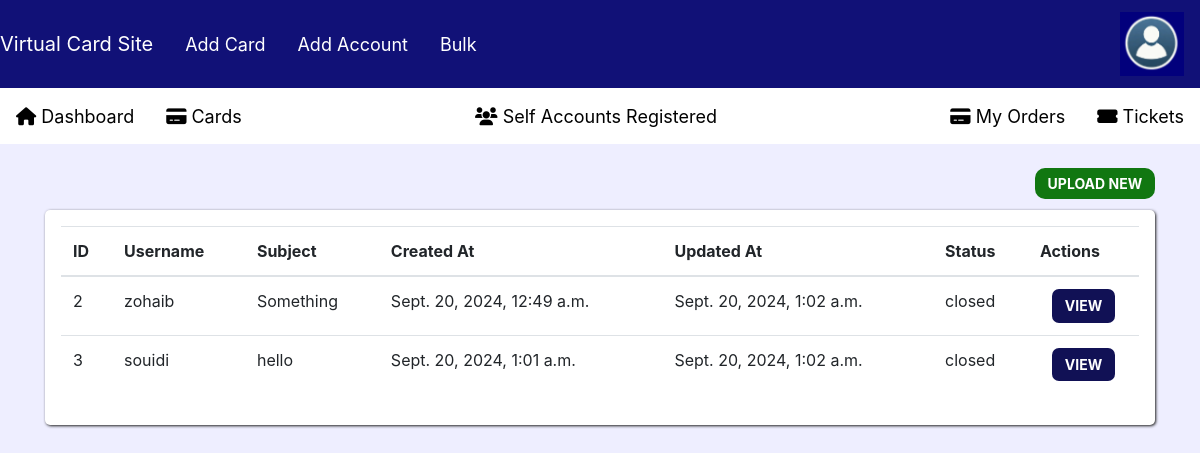
Screenshot of /tickets/ (signed in) with the database file from the repository.
### cards/models.py (models this page shows, shortened)
class SupportTicket(models.Model):
    STATUS_CHOICES = [
        ('started', 'Started'),
        ('in_progress', 'In Progress'),
        ('resolved', 'Resolved'),
        ('closed', 'Closed'),
    ]
    user = models.ForeignKey(User, on_delete=models.CASCADE)
    subject = models.CharField(max_length=255)
    created_at = models.DateTimeField(auto_now_add=True)
    updated_at = models.DateTimeField(auto_now=True)
    status = models.CharField(max_length=50, choices=STATUS_CHOICES, default='started')

### cards/views.py (the view)
# urls.py: path('tickets/', support_tickets, name='support_tickets'),
@login_required
def support_tickets(request):
    if request.user.is_superuser:
        tickets = SupportTicket.objects.all()
    else:
        tickets = SupportTicket.objects.filter(user=request.user)
    return render(request, 'cards/support_tickets.html', {'tickets': tickets})

### cards/context_processors.py (called while the page is built)
def add_balance_to_context(request):
    balance = 0
    shopping_count = 0
    if request.user.is_authenticated:
        try:
            account = Account.objects.get(user=request.user)
            balance = account.balance
            shopping_count = Shopping.objects.filter(user=request.user).count()
        except Account.DoesNotExist:
            balance = 0
            shopping_count = 0
    return {
        'balance': balance,
        'shopping_count': shopping_count
    }

### cards/templates/cards/support_tickets.html (shortened to what this page needs)
{% extends 'cards/base_generic.html' %}
{% block content %}
<div class="tickets">
    <a href="{% url 'new_ticket' %}" style="text-decoration: none;">
        <button class="ticket-button">
            UPLOAD NEW
        </button>
    </a>
    <div class="tickets-table">
        <table class="table table-hover">
            <thead>
                <tr>
                    <th>ID</th>
                    {% if user.is_superuser %}
                        <th>Username</th>
                    {% endif %}
                    <th>Subject</th>
                    <th>Created At</th>
                    <th>Updated At</th>
                    <th>Status</th>
                    {% if user.is_superuser %}
                        <th>Actions</th>
                    {% else %}
                        <th>Action</th>
                    {% endif %}
                </tr>
            </thead>
            <tbody>
                {% for ticket in tickets %}
                <tr>
                    <td>{{ ticket.id }}</td>
                    {% if user.is_superuser %}
                        <td>{{ ticket.user.username }}</td>
                    {% endif %}
                    <td>{{ ticket.subject }}</td>
                    <td>{{ ticket.created_at }}</td>
                    <td>{{ ticket.updated_at }}</td>
                    <td>{{ ticket.status }}</td>
                    <td><div class="actions">
                        <a class="tickets-button" href="{% url 'ticket_details' ticket.id %}">
                            VIEW
                        </a>
                    </div></td>
                </tr>
                {% empty %}
                <tr>
                    <td colspan="4">No support tickets found.</td>
                </tr>
                {% endfor %}
            </tbody>
        </table>
    </div>
</div>
{% endblock %}

### cards/templates/cards/base_generic.html (style rules this page uses)
body { background-color: #eef; }
div { text-decoration: none; }
.tickets { width: 100%; display: flex; flex-direction: column; align-items: end; }
.ticket-button { padding: 0.3rem 0.8rem; font-size: 14px; font-weight: bold; color: white; background-color: #171; border: none; border-radius: 10px; margin-bottom: 0.7rem; }
.tickets-table { overflow-x: auto; white-space: nowrap; width: 100%; background-color: white; box-shadow: 1px 1px 3px rgba(30, 30, 30, 100); border-radius: 5px; padding: 1rem; }
.tickets-button { background-color: #115; color: white; font-weight: bold; font-size: 14px; padding: 0.4rem 0.8rem; cursor: pointer; border: none; border-radius: 7px; text-decoration: none; }
.actions { display: flex; flex-direction: row; justify-content: space-around; }

### rows the page displays
SupportTicket: id "2", user.username "zohaib", subject "Something", created_at "Sept. 20, 2024, 12:49 a.m.", updated_at "Sept. 20, 2024, 1:02 a.m.", status "closed"
SupportTicket: id "3", user.username "souidi", subject "hello", created_at "Sept. 20, 2024, 1:01 a.m.", updated_at "Sept. 20, 2024, 1:02 a.m.", status "closed"
